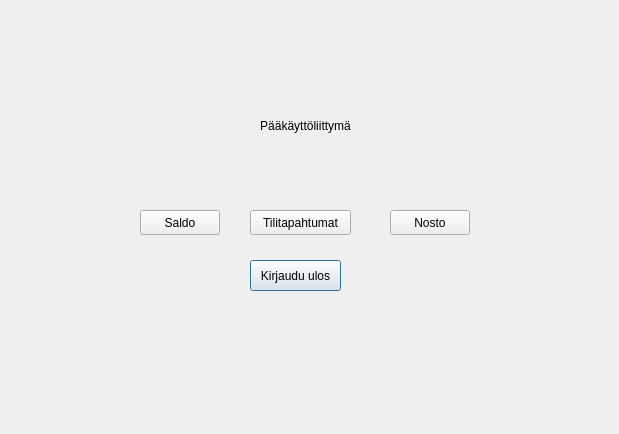
<?xml version="1.0" encoding="UTF-8"?>
<ui version="4.0">
 <class>mainUi</class>
 <widget class="QDialog" name="mainUi">
  <property name="geometry">
   <rect>
    <x>0</x>
    <y>0</y>
    <width>619</width>
    <height>434</height>
   </rect>
  </property>
  <property name="windowTitle">
   <string>Pääkäyttöliittymä</string>
  </property>
  <widget class="QLabel" name="label">
   <property name="geometry">
    <rect>
     <x>250</x>
     <y>110</y>
     <width>111</width>
     <height>31</height>
    </rect>
   </property>
   <property name="text">
    <string>Pääkäyttöliittymä</string>
   </property>
   <property name="alignment">
    <set>Qt::AlignCenter</set>
   </property>
  </widget>
  <widget class="QPushButton" name="signOut">
   <property name="geometry">
    <rect>
     <x>250</x>
     <y>260</y>
     <width>91</width>
     <height>31</height>
    </rect>
   </property>
   <property name="text">
    <string>Kirjaudu ulos</string>
   </property>
  </widget>
  <widget class="QLabel" name="cardNum">
   <property name="geometry">
    <rect>
     <x>40</x>
     <y>30</y>
     <width>91</width>
     <height>31</height>
    </rect>
   </property>
   <property name="text">
    <string/>
   </property>
  </widget>
  <widget class="QPushButton" name="BalanceButton">
   <property name="geometry">
    <rect>
     <x>140</x>
     <y>210</y>
     <width>80</width>
     <height>25</height>
    </rect>
   </property>
   <property name="text">
    <string>Saldo</string>
   </property>
  </widget>
  <widget class="QPushButton" name="TransactionsButton">
   <property name="geometry">
    <rect>
     <x>250</x>
     <y>210</y>
     <width>101</width>
     <height>25</height>
    </rect>
   </property>
   <property name="text">
    <string>Tilitapahtumat</string>
   </property>
  </widget>
  <widget class="QPushButton" name="WithdrawButton">
   <property name="geometry">
    <rect>
     <x>390</x>
     <y>210</y>
     <width>80</width>
     <height>25</height>
    </rect>
   </property>
   <property name="text">
    <string>Nosto</string>
   </property>
  </widget>
 </widget>
 <resources/>
 <connections/>
</ui>
